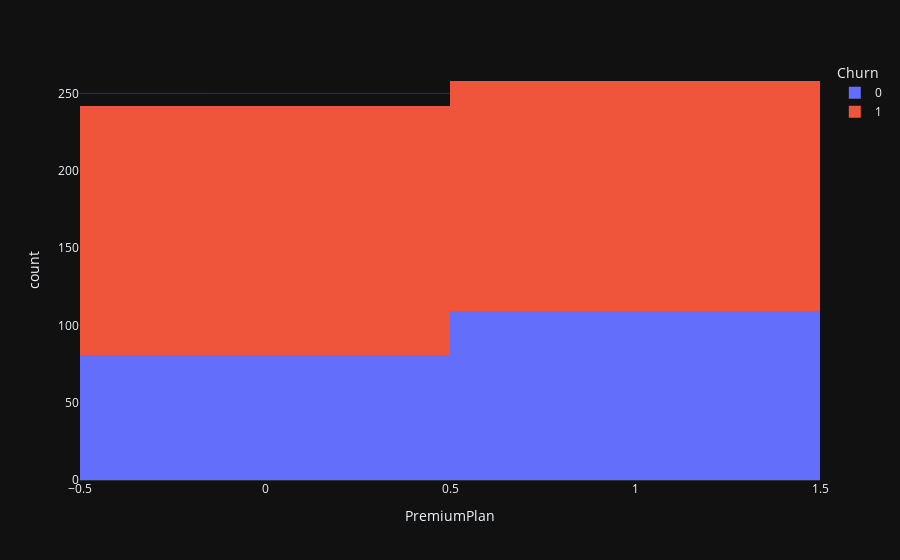

Source (notebook cell):
### Code cell
import plotly.express as px

fig = px.histogram(df, x="PremiumPlan", color="Churn", template="plotly_dark")
fig.show()

### Figure 1 — Plotly figure (JSON) as saved in the notebook; plotly's stock layout.template omitted (floating-point values rounded to 4 significant figures; data arrays with more than 128 entries replaced by an {"elided": "..."} marker saying what was removed)
{"data": [{"alignmentgroup": "True", "bingroup": "x", "hovertemplate": "Churn=0<br>PremiumPlan=%{x}<br>count=%{y}<extra></extra>", "legendgroup": "0", "marker": {"color": "#636efa", "pattern": {"shape": ""}}, "name": "0", "offsetgroup": "0", "orientation": "v", "showlegend": true, "type": "histogram", "x": {"elided": "190 int values"}, "xaxis": "x", "yaxis": "y"}, {"alignmentgroup": "True", "bingroup": "x", "hovertemplate": "Churn=1<br>PremiumPlan=%{x}<br>count=%{y}<extra></extra>", "legendgroup": "1", "marker": {"color": "#EF553B", "pattern": {"shape": ""}}, "name": "1", "offsetgroup": "1", "orientation": "v", "showlegend": true, "type": "histogram", "x": {"elided": "310 int values"}, "xaxis": "x", "yaxis": "y"}], "layout": {"barmode": "relative", "legend": {"title": {"text": "Churn"}, "tracegroupgap": 0}, "margin": {"t": 60}, "xaxis": {"anchor": "y", "domain": [0, 1], "title": {"text": "PremiumPlan"}}, "yaxis": {"anchor": "x", "domain": [0, 1], "title": {"text": "count"}}}}
